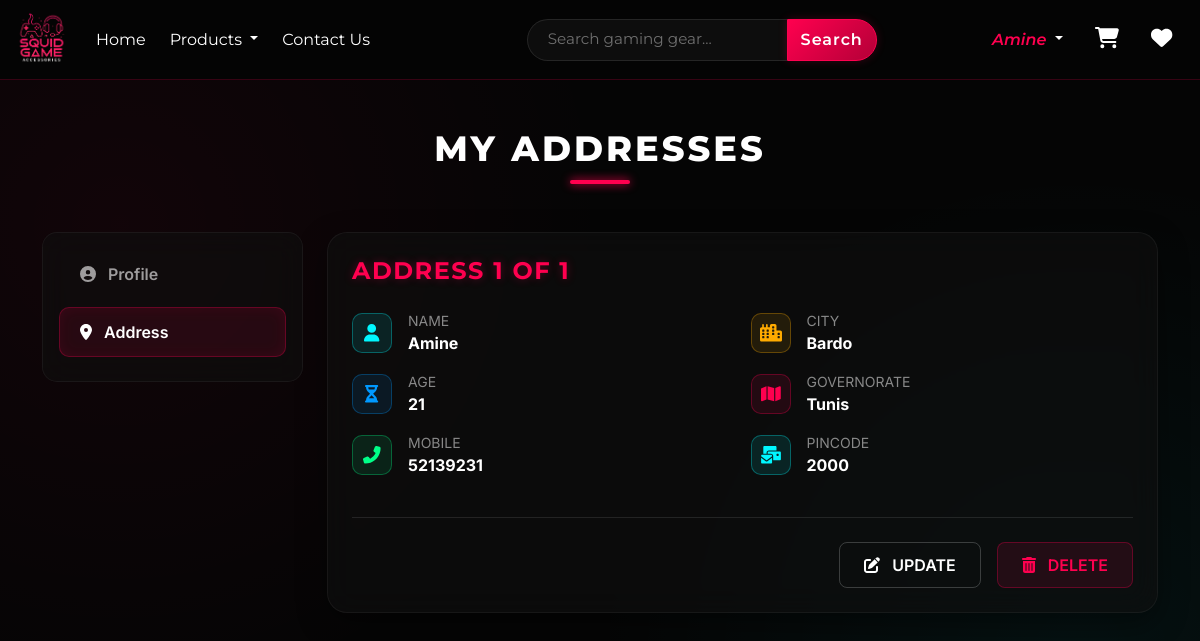
Page /address/ (signed in) on the committed database.
### app/models.py (models this page shows, shortened)
class Customer(models.Model):
    user = models.ForeignKey(User, on_delete=models.CASCADE)
    name = models.CharField(max_length=200)
    age = models.IntegerField()
    city = models.CharField(max_length=50)
    mobile = models.IntegerField(default=0)
    zipcode = models.IntegerField()
    Governorate = models.CharField(choices=GOVERNORATE_CHOICES, max_length=100)

### app/views.py (the view)
# urls.py: path('address/', views.address, name='address'),
@login_required
def address(request):
    add = Customer.objects.filter(user=request.user)
    totalitem = 0
    wishitem = 0
    if request.user.is_authenticated:
           totalitem = len(Cart.objects.filter(user=request.user))
           wishitem = len(Wishlist.objects.filter(user=request.user))
    return render(request, "app/address.html", locals())

### app/templates/app/address.html (shortened to what this page needs)
{% extends 'app/base.html' %}
{% load static %}
{% block main-content %}
<div class="profile-wrapper">
    <div class="container py-5">
        <div class="text-center mb-5">
            <h1 class="page-title">MY ADDRESSES</h1>
            <div class="title-underline"></div>
        </div>
        <div class="row g-4">
            <div class="col-lg-3">
                <div class="glass-sidebar p-3 sticky-top" style="top: 100px;">
                    <ul class="nav flex-column sidebar-nav">
                        <li class="nav-item mb-2">
                            <a href="/profile" class="nav-link nav-glass-link">
                                <i class="fas fa-user-circle me-2"></i> Profile
                            </a>
                        </li>
                        <li class="nav-item mb-2">
                            <a href="/address" class="nav-link nav-glass-link active">
                                <i class="fas fa-map-marker-alt me-2"></i> Address
                            </a>
                        </li>
                    </ul>
                </div>
            </div>
            <div class="col-lg-9">
                <div class="row g-4">
                    {% for ad in add %}
                    <div class="col-md-12">
                        <div class="glass-panel address-card p-4">
                            <h4 class="card-title-neon mb-4">
                                ADDRESS {{forloop.counter}} OF {{add|length}}
                            </h4>
                            <div class="row g-3">
                                <div class="col-md-6">
                                    <div class="d-flex align-items-center mb-3">
                                        <div class="info-icon bg-glass-primary me-3"><i class="fas fa-user"></i></div>
                                        <div>
                                            <p class="mb-0 text-muted small text-uppercase">Name</p>
                                            <p class="mb-0 fw-bold text-white">{{ ad.name }}</p>
                                        </div>
                                    </div>
                                    <div class="d-flex align-items-center mb-3">
                                        <div class="info-icon bg-glass-info me-3"><i class="fas fa-hourglass-half"></i></div>
                                        <div>
                                            <p class="mb-0 text-muted small text-uppercase">Age</p>
                                            <p class="mb-0 fw-bold text-white">{{ ad.age }}</p>
                                        </div>
                                    </div>
                                    <div class="d-flex align-items-center mb-3">
                                        <div class="info-icon bg-glass-success me-3"><i class="fas fa-phone-alt"></i></div>
                                        <div>
                                            <p class="mb-0 text-muted small text-uppercase">Mobile</p>
                                            <p class="mb-0 fw-bold text-white">{{ ad.mobile }}</p>
                                        </div>
                                    </div>
                                </div>
                                <div class="col-md-6">
                                    <div class="d-flex align-items-center mb-3">
                                        <div class="info-icon bg-glass-warning me-3"><i class="fas fa-city"></i></div>
                                        <div>
                                            <p class="mb-0 text-muted small text-uppercase">City</p>
                                            <p class="mb-0 fw-bold text-white">{{ ad.city }}</p>
                                        </div>
                                    </div>
                                    <div class="d-flex align-items-center mb-3">
                                        <div class="info-icon bg-glass-danger me-3"><i class="fas fa-map"></i></div>
                                        <div>
                                            <p class="mb-0 text-muted small text-uppercase">Governorate</p>
                                            <p class="mb-0 fw-bold text-white">{{ ad.Governorate }}</p>
                                        </div>
                                    </div>
                                    <div class="d-flex align-items-center mb-3">
                                        <div class="info-icon bg-glass-primary me-3"><i class="fas fa-mail-bulk"></i></div>
                                        <div>
                                            <p class="mb-0 text-muted small text-uppercase">Pincode</p>
                                            <p class="mb-0 fw-bold text-white">{{ ad.zipcode }}</p>
                                        </div>
                                    </div>
                                </div>
                            </div>
                            <hr class="glass-divider my-4">
                            <div class="d-flex flex-wrap justify-content-end gap-3 mt-4">
                                <a href="{% url 'updateAddress' pk=ad.id %}" class="btn btn-outline-glass px-4">
                                    <i class="fas fa-edit me-2"></i> UPDATE
                                </a>
                                <form action="{% url 'deleteAddress' pk=ad.id %}" method="post" class="m-0">
                                    <button type="submit" class="btn btn-glass-danger px-4">
                                        <i class="fas fa-trash-alt me-2"></i> DELETE
                                    </button>
                                </form>
                            </div>
                        </div>
                    </div>
                    {% endfor %}
                </div>
            </div>
        </div>
    </div>
</div>
{% endblock main-content %}

### app/templates/app/base.html (shortened to what this page needs)
<!DOCTYPE html>
{% load static %}
<html lang="en">
<head>
  <link href="https://cdn.jsdelivr.net/npm/bootstrap@5.3.0-alpha1/dist/css/bootstrap.min.css" rel="stylesheet"
>
  <link rel="stylesheet" href="{% static 'app/css/owl.carousel.min.css' %}">
  <link rel="stylesheet" href="{% static 'app/css/all.min.css' %}">
  <link rel="stylesheet" href="{% static 'app/css/style.css' %}?v={{ request.resolver_match.view_name|default:'1.1' }}{% now 'U' %}">
</head>
<body>
  <nav class="navbar fixed-top navbar-expand-lg" style="background-color: rgba(5, 5, 5, 0.95); backdrop-filter: blur(10px); border-bottom: 1px solid rgba(255, 0, 79, 0.2); height: 80px;">
    <div class="container-fluid">
      <a class="navbar-brand" href="/">
        <img src="{% static 'app/images/logo2.png' %}" alt="Squid Game Accessories Logo" height="60" width="60">
      </a>
      <div class="collapse navbar-collapse" id="navbarSupportedContent">
        <ul class="navbar-nav me-auto mb-2 mb-lg-0">
          <li class="nav-item">
            <a class="nav-link active text-white" aria-current="page" href="/">Home</a>
          </li>
          <li class="nav-item dropdown mx-2">
            <a class="nav-link dropdown-toggle text-white" href="#" id="productsDropdown" role="button"
               data-bs-toggle="dropdown" aria-expanded="false">
              Products
            </a>
          </li>
          <li class="nav-item">
            <a class="nav-link text-white" href="/contact">Contact Us</a>
          </li>
        </ul>
        <div class="modern-search-compact mx-auto">
          <form action="/search" class="search-form-compact">
            <div class="search-group">
              <input type="text"
                     class="search-input-compact"
                     placeholder="Search gaming gear..."
                     name="search"
                     autocomplete="off">
              <button type="submit" class="search-btn-compact">
                <span class="nav-link-toggle text-white">Search</span>
              </button>
            </div>
          </form>
        </div>
        <ul class="navbar-nav mb-2 mb-lg-0 align-items-center">
          {% if request.user.is_authenticated %}
            <li class="nav-item dropdown mx-2">
              <a class="nav-link dropdown-toggle text-white nav-action-link" href="#" id="profileDropdown" role="button"
                 data-bs-toggle="dropdown" aria-expanded="false">
                <i style="color: #ff004f; font-weight: 600;">{{ user }}</i>
              </a>
            </li>
          <li class="nav-item mx-2">
            <a href="/cart" class="nav-link text-white position-relative nav-action-icon">
              <i class="fa fa-shopping-cart fa-lg" aria-hidden="true"></i>
            </a>
          </li>
          <li class="nav-item mx-2">
            <a href="/wishlist" class="nav-link text-white position-relative nav-action-icon">
              <i class="fa fa-heart fa-lg"></i>
            </a>
          </li>
          {% endif %}
        </ul>
      </div>
    </div>
  </nav>
  <main class="container-fluid p-0">
    {% block main-content %} {% endblock main-content %}
  </main>
</body>
</html>

### app/templates/app/base.html (style rules this page uses)
.navbar-nav .nav-link { transition: color 0.3s ease; }
body { font-family: 'Montserrat', sans-serif; background-color: #0c0c0c; color: #eee; }
h1, h2, h3, h4, h5, h6 { font-weight: 700; letter-spacing: 0.5px; }
.modern-search-compact { --main-color: #ff004f; --glow-color: rgba(255, 0, 79, 0.4); --bg-color: rgba(20, 20, 20, 0.6); max-width: 450px; flex-grow: 1; display: flex; justify-content: center; }
.search-group { display: flex; height: 42px; width: 350px; position: relative; }
.search-input-compact { flex: 1; background: var(--bg-color); border: 1px solid rgba(255, 255, 255, 0.1); border-right: none; padding: 0 20px; color: white; font-size: 0.95rem; outline: none; border-radius: 25px 0 0 25px; transition: all 0.4s cubic-bezier(0.175, 0.885, 0.32, 1.275); backdrop-filter: blur(5px); }
.search-input-compact::placeholder { color: rgba(255,255,255,0.4); }
.search-btn-compact { width: 90px; height: 42px; background: linear-gradient(135deg, var(--main-color), #b30037); border: 1px solid var(--main-color); color: white; font-weight: 600; letter-spacing: 1px; cursor: pointer; border-radius: 0 25px 25px 0; position: relative; overflow: hidden; transition: all 0.3s ease; box-shadow: 0 0 10px rgba(255, 0, 79, 0.2); }
.nav-action-icon { transition: all 0.3s text-shadow 0.3s; padding: 0.5rem; }
.container { max-width: 1140px; }
.fw-bold { font-weight: 700; }
.text-muted { color: #888 !important; }
.text-white { color: #fff !important; }
.me-3 { margin-right: 1rem; }

### app/templates/app/address.html (style rules this page uses)
.profile-wrapper { min-height: calc(100vh - 80px); margin-top: 80px; background-color: #050505; background-image: radial-gradient(circle at 10% 20%, rgba(255, 0, 79, 0.05), transparent 40%), radial-gradient(circle at 90% 80%, rgba(0, 247, 255, 0.05), transparent 40%); font-family: 'Inter', sans-serif; }
.page-title { font-family: 'Montserrat', sans-serif; font-size: 2.2rem; font-weight: 800; letter-spacing: 3px; color: #fff; text-transform: uppercase; margin-bottom: 10px; }
.title-underline { width: 60px; height: 4px; background: #ff004f; margin: 0 auto; border-radius: 2px; box-shadow: 0 0 10px #ff004f; }
.card-title-neon { font-family: 'Montserrat', sans-serif; font-weight: 700; color: #ff004f; text-transform: uppercase; letter-spacing: 1.5px; text-shadow: 0 0 10px rgba(255, 0, 79, 0.3); }
.glass-panel { background: rgba(15, 15, 15, 0.6); backdrop-filter: blur(15px); -webkit-backdrop-filter: blur(15px); border: 1px solid rgba(255, 255, 255, 0.05); border-radius: 20px; box-shadow: 0 10px 30px rgba(0,0,0,0.4); }
.glass-sidebar { background: rgba(15, 15, 15, 0.6); backdrop-filter: blur(15px); border: 1px solid rgba(255, 255, 255, 0.05); border-radius: 15px; }
.nav-glass-link { color: rgba(255, 255, 255, 0.6); border-radius: 10px; padding: 12px 20px; font-weight: 600; transition: all 0.3s ease; border: 1px solid transparent; }
.nav-glass-link.active { color: #fff; background: rgba(255, 0, 79, 0.1); border: 1px solid rgba(255, 0, 79, 0.3); box-shadow: inset 0 0 15px rgba(255, 0, 79, 0.1); }
.info-icon { width: 40px; height: 40px; border-radius: 10px; display: flex; align-items: center; justify-content: center; font-size: 1.1rem; border: 1px solid rgba(255,255,255,0.1); }
.bg-glass-primary { background: rgba(0, 247, 255, 0.1); color: #00f7ff; border-color: rgba(0, 247, 255, 0.3); }
.bg-glass-info { background: rgba(0, 153, 255, 0.1); color: #0099ff; border-color: rgba(0, 153, 255, 0.3); }
.bg-glass-success { background: rgba(0, 255, 136, 0.1); color: #00ff88; border-color: rgba(0, 255, 136, 0.3); }
.bg-glass-warning { background: rgba(255, 171, 0, 0.1); color: #ffab00; border-color: rgba(255, 171, 0, 0.3); }
.bg-glass-danger { background: rgba(255, 0, 79, 0.1); color: #ff004f; border-color: rgba(255, 0, 79, 0.3); }
.glass-divider { background-color: transparent; border-top: 1px solid rgba(255, 255, 255, 0.1); opacity: 1; }
.btn-outline-glass { background: transparent; color: #fff; border: 1px solid rgba(255, 255, 255, 0.2); font-weight: 600; border-radius: 8px; padding: 10px 20px; transition: all 0.3s ease; }
.btn-glass-danger { background: rgba(255, 0, 79, 0.1); border: 1px solid rgba(255, 0, 79, 0.3); color: #ff004f; font-weight: 600; border-radius: 8px; padding: 10px 20px; transition: all 0.3s ease; }

### rows in the picture
Customer: add "1", name "Amine", age "21", mobile "52139231", city "Bardo", Governorate "Tunis", zipcode "2000"

### other values in the picture
{{ user }} "Amine"
